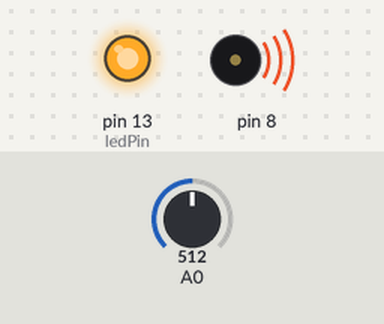
Bench run of a sketch on a simulated Arduino Uno, built with avr-gcc and run on an emulated ATmega328P. Parts: output pins drawn as LEDs (lit = HIGH), buzzer (waves = sounding). The inputs (shaded band) are chosen by the test bench; at power-on: A0 = 512. What the sketch prints to the serial monitor is not drawn.

Above: at 1.2 s.
1.3 s: A0 set to 488
At 2.4 s:
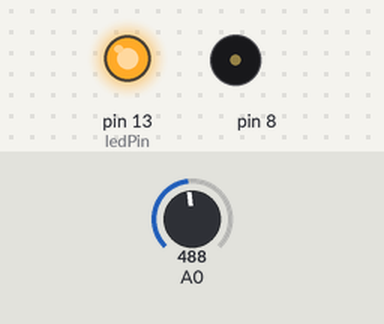
4.3 s: A0 set to 511
At 5.4 s:
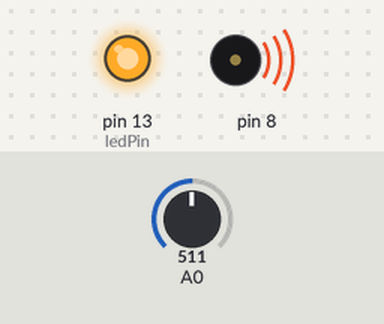
Timing chart, 0 to 7.3 s (numbered marks = the images above; inputs shaded):
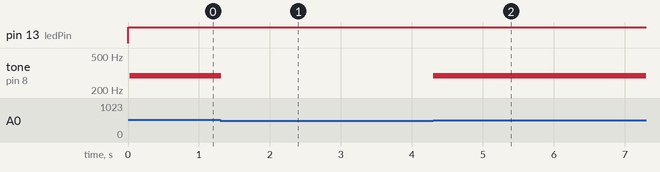

Measured:
- the behaviour switches between 505 and 504 on A0 (found by bisection; images 0 and 1)
- after the input at 1.3 s, tone on pin 8: 294 Hz → silent at once
- after the input at 4.3 s, tone on pin 8: silent → 294 Hz at once

The sketch:

07_piano_sketch_jul18a.ino
```cpp
int notes[] = {262, 294};
const int ledPin = 13;

void setup() {
  // put your setup code here, to run once:
  pinMode(ledPin, OUTPUT);
  digitalWrite(ledPin, LOW);
  Serial.begin(9600);

}

void loop() {

  digitalWrite(ledPin, HIGH);
  delay(25);

  int keyVal = analogRead(A0);

  Serial.println(keyVal);
  if(keyVal >= 505 && keyVal <= 1500){
    tone(8, notes[1]);
  } else{
 noTone(8);
 }

  digitalWrite(ledPin, LOW);


} // go back to the beginning of the loop
```
